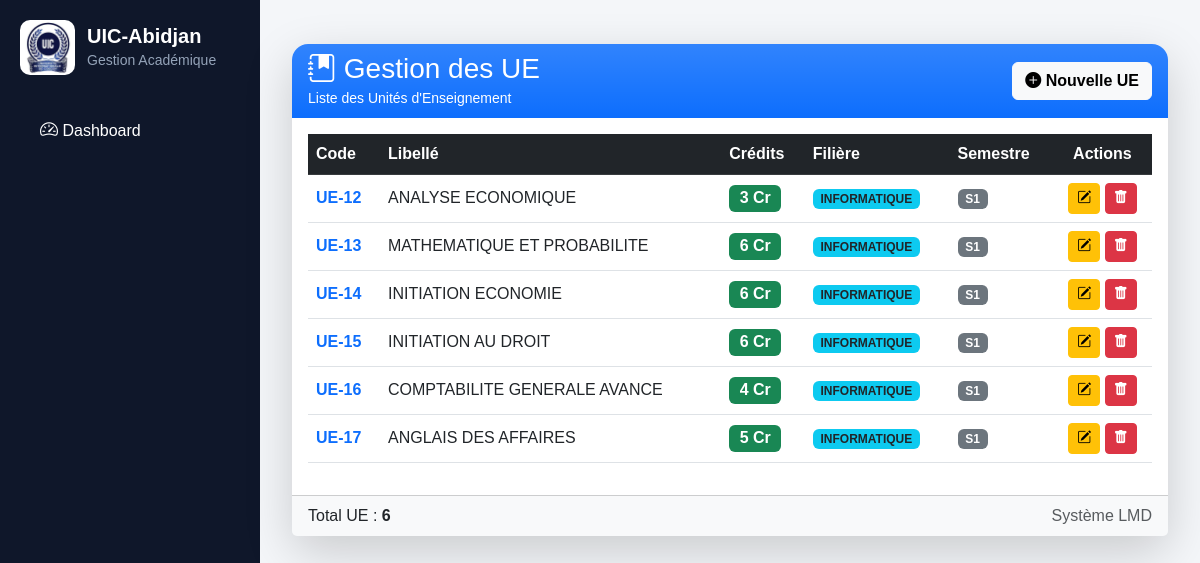
/lmd/ue/, run on an earlier commit of the app's database.
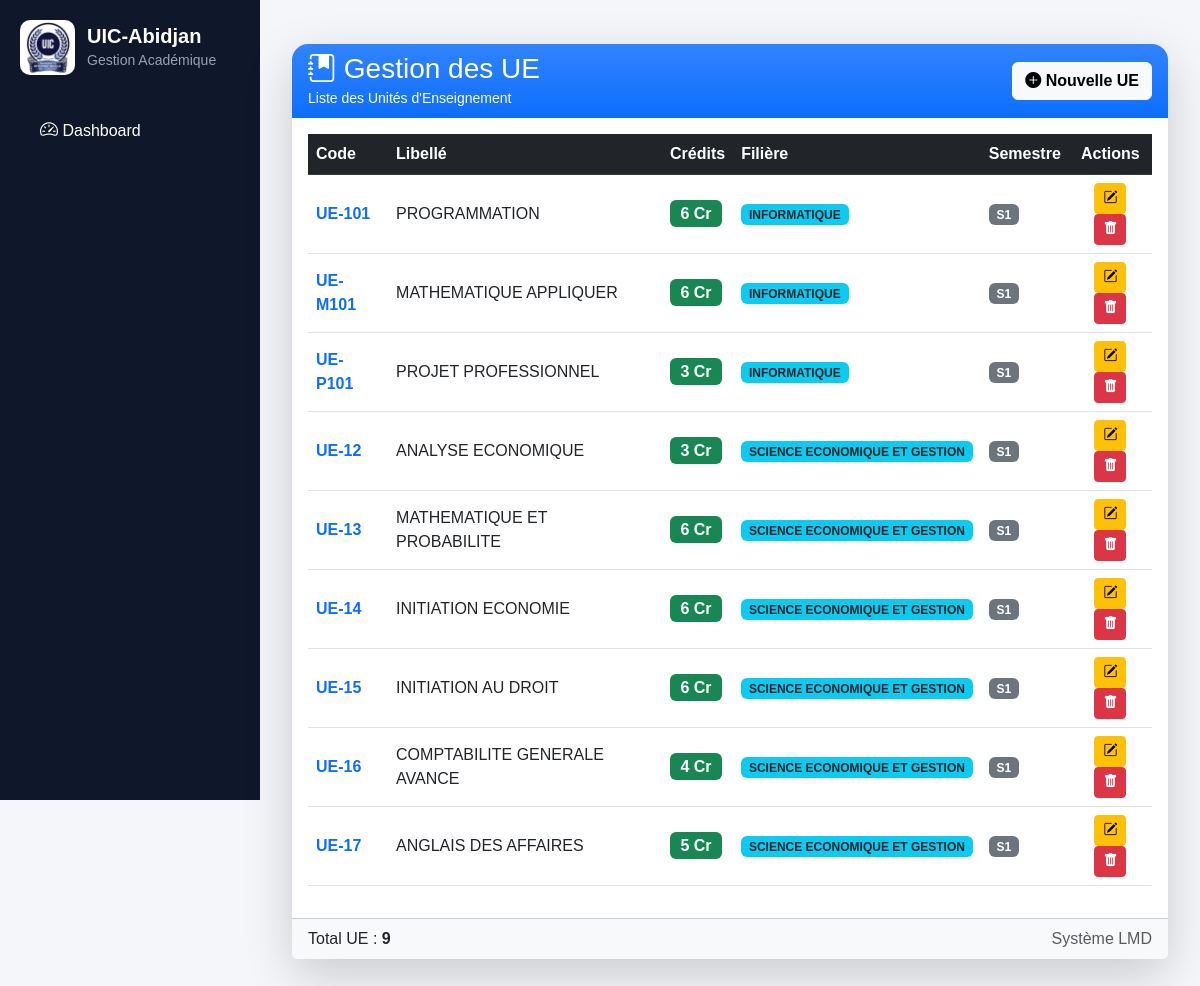
And on a later commit of the database.
### lmd/models.py (models this page shows, shortened)
class UE(models.Model):
    code = models.CharField(max_length=20)
    libelle = models.CharField(max_length=200)
    credit = models.IntegerField()
    filiere = models.ForeignKey(
    "FiliereLMD",
    null=True,
    blank=True,
    on_delete=models.CASCADE
    )
    grande_unite = models.ForeignKey(
    "GrandeUnite",
    on_delete=models.PROTECT,
    related_name="ues",
    null=True,
    blank=True
    )
    semestre = models.CharField(max_length=5)

class FiliereLMD(models.Model):
    code = models.CharField(max_length=20, unique=True)
    libelle = models.CharField(max_length=100)

### lmd/views.py (the view)
# urls.py: path('ue/', views.ue_list, name='ue_list'),
def ue_list(request):
    ues = UE.objects.select_related(
        "filiere"
    ).order_by(
        "filiere__libelle",
        "semestre",
        "code"
    )
    return render(
        request,
        "lmd/ue/list.html",
        {
            "ues": ues
        }
    )

### lmd/templates/lmd/ue/list.html (shortened to what this page needs)
{% extends "base.html" %}
{% block content %}
<div class="container-fluid py-4">
    <div class="card border-0 shadow-lg rounded-4">
        <div class="card-header border-0 rounded-top-4 bg-primary bg-gradient text-white">
            <div class="d-flex justify-content-between align-items-center">
                <div>
                    <h3 class="mb-0">
                        <i class="bi bi-journal-bookmark-fill"></i>
                        Gestion des UE
                    </h3>
                    <small>Liste des Unités d'Enseignement</small>
                </div>
                <a href="{% url 'ue_add' %}"
                   class="btn btn-light fw-bold">
                    <i class="bi bi-plus-circle-fill"></i>
                    Nouvelle UE
                </a>
            </div>
        </div>
        <div class="card-body">
            <div class="table-responsive">
                <table class="table table-hover align-middle">
                    <thead class="table-dark">
                        <tr>
                            <th>Code</th>
                            <th>Libellé</th>
                            <th>Crédits</th>
                            <th>Filière</th>
                            <th>Semestre</th>
                            <th class="text-center">Actions</th>
                        </tr>
                    </thead>
                    <tbody>
                        {% for ue in ues %}
                        <tr>
                            <td>
                                <span class="fw-bold text-primary">
                                    {{ ue.code }}
                                </span>
                            </td>
                            <td>
                                {{ ue.libelle }}
                            </td>
                            <td>
                                <span class="badge bg-success fs-6">
                                    {{ ue.credit }} Cr
                                </span>
                            </td>
                            <td>
                                <span class="badge bg-info text-dark">
                                    {{ ue.filiere.libelle }}
                                </span>
                            </td>
                            <td>
                                <span class="badge bg-secondary">
                                    {{ ue.semestre }}
                                </span>
                            </td>
                            <td class="text-center">
                                <a href="{% url 'ue_edit' ue.id %}"
                                   class="btn btn-warning btn-sm">
                                    <i class="bi bi-pencil-square"></i>
                                </a>
                                <a href="{% url 'ue_delete' ue.id %}"
                                   class="btn btn-danger btn-sm">
                                    <i class="bi bi-trash-fill"></i>
                                </a>
                            </td>
                        </tr>
                        {% endfor %}
                    </tbody>
                </table>
            </div>
        </div>
        <div class="card-footer bg-light">
            <div class="d-flex justify-content-between">
                <span>
                    Total UE :
                    <strong>{{ ues|length }}</strong>
                </span>
                <span class="text-muted">
                    Système LMD
                </span>
            </div>
        </div>
    </div>
</div>
{% endblock %}

### core/templates/base.html (shortened to what this page needs)
<!DOCTYPE html>
<html lang="fr">
<head>
    <link href="https://cdn.jsdelivr.net/npm/bootstrap@5.3.0/dist/css/bootstrap.min.css" rel="stylesheet">
    <link rel="stylesheet" href="https://cdn.jsdelivr.net/npm/bootstrap-icons@1.11.3/font/bootstrap-icons.min.css">
    <link href="https://cdn.jsdelivr.net/npm/bootstrap-icons@1.11.3/font/bootstrap-icons.css" rel="stylesheet">
</head>
<body>
    {% include "sidebar.html" %}
    <div class="main-content">
        {% block content %}
        {% endblock %}
    </div>
</body>
</html>

### core/templates/sidebar.html (shortened to what this page needs)
{% load static %}
<div class="sidebar">
    <div class="sidebar-brand">
        <img src="{% static 'logo.jpeg' %}" alt="UIC" class="logo-sidebar">
        <div>
            <h5>UIC-Abidjan</h5>
            <small>Gestion Académique</small>
        </div>
    </div>
    <a href="{% url 'dashboard' %}"
       class="menu-link {% if request.resolver_match.url_name == 'dashboard' %}active{% endif %}">
        <i class="bi bi-speedometer2"></i>
        Dashboard
    </a>
</div>

### core/templates/base.html (style rules this page uses)
body { margin: 0; font-family: Arial, sans-serif; background: #f4f6f9; }
.sidebar { width: 260px; height: 100vh; position: fixed; top: 0; left: 0; background: #1e293b; color: white; overflow-y: auto; }
.sidebar a { display: block; padding: 12px 20px; color: white; text-decoration: none; transition: 0.3s; }
.main-content { margin-left: 260px; padding: 20px; }
.sidebar { width: 260px; min-height: 100vh; background: #0f172a; color: white; padding: 20px; }
.sidebar-brand { display: flex; align-items: center; gap: 12px; margin-bottom: 30px; }
.logo-sidebar { width: 55px; height: 55px; object-fit: contain; border-radius: 10px; }
.sidebar-brand h5 { margin: 0; font-weight: bold; }
.sidebar-brand small { color: #94a3b8; }
.menu-link { display: flex; align-items: center; gap: 12px; padding: 12px 15px; color: #cbd5e1; text-decoration: none; border-radius: 10px; margin-bottom: 5px; transition: .3s; }
.menu-link i { font-size: 18px; }

What changed in the data, as far as the page shows it:
added UE: code "UE-101", libelle "PROGRAMMATION", credit "6", filiere.libelle "INFORMATIQUE", semestre "S1"
added UE: code "UE-M101", libelle "MATHEMATIQUE APPLIQUER", credit "6", filiere.libelle "INFORMATIQUE", semestre "S1"
added UE: code "UE-P101", libelle "PROJET PROFESSIONNEL", credit "3", filiere.libelle "INFORMATIQUE", semestre "S1"
changed UE "UE-12": filiere.libelle "INFORMATIQUE" → "SCIENCE ECONOMIQUE ET GESTION"
changed UE "UE-13": filiere.libelle "INFORMATIQUE" → "SCIENCE ECONOMIQUE ET GESTION"
changed UE "UE-14": filiere.libelle "INFORMATIQUE" → "SCIENCE ECONOMIQUE ET GESTION"
changed UE "UE-15": filiere.libelle "INFORMATIQUE" → "SCIENCE ECONOMIQUE ET GESTION"
changed UE "UE-16": filiere.libelle "INFORMATIQUE" → "SCIENCE ECONOMIQUE ET GESTION"
changed UE "UE-17": filiere.libelle "INFORMATIQUE" → "SCIENCE ECONOMIQUE ET GESTION"
Also different on the page:
{{ ues|length }}: "6" → "9"
